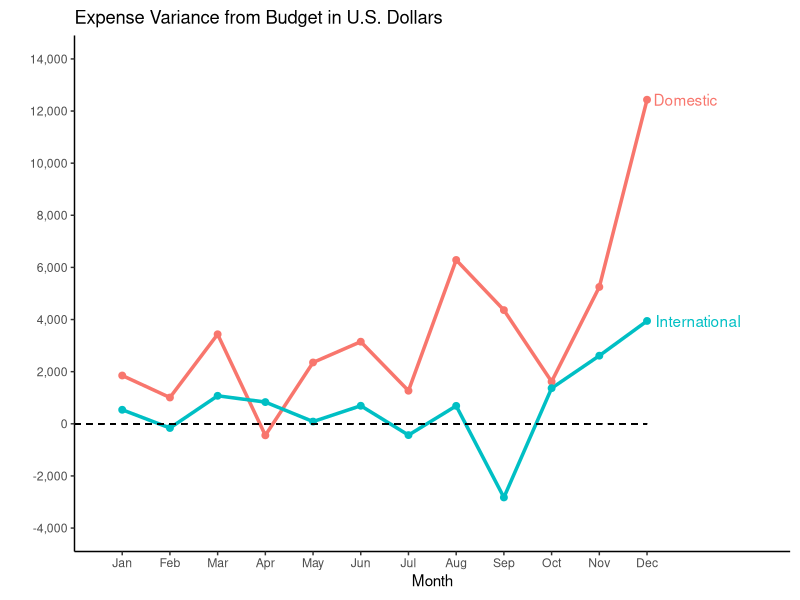
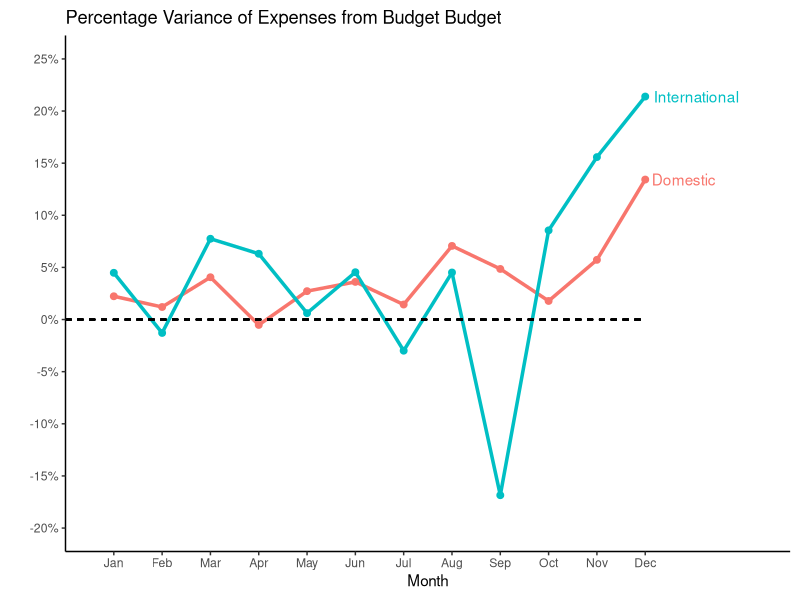

Here is the R script that generated these plots, in order:
## ---- chunk 1
knitr::opts_chunk$set(echo = TRUE)   # Changed global markdown options to echo = TRUE
library(tidyverse)
## ---- chunk 2
# Data wrangling
tax <- tribble(
  ~ Country,     ~ `1970`, ~ `1979`,
  "Sweden",          46.9,     57.4,
  "Netherlands",     44.0,     55.8,
  "Norway",          43.5,     52.2,
  "Britain",         40.7,     39.0,
  "France",          39.0,     43.4,
  "Germany",         37.5,     42.9,
  "Belgium",         35.2,     43.2,
  "Canada",          34.9,     35.8,
  "Finland",         34.9,     38.2,
  "Italy",           30.4,     35.7,
  "United States",   30.3,     32.5,
  "Greece",          26.8,     30.6,
  "Switzerland",     26.5,     33.2,
  "Spain",           22.5,     27.1,
  "Japan",           20.7,     26.6
)


# Graphing


## ---- chunk 3
# Data wrangling
volcano_tbl <- as_tibble(volcano)

colnames(volcano_tbl) <- 1:ncol(volcano) 
volcano_tbl$row <- 1:nrow(volcano_tbl)

# Graphing

## ---- chunk 4
# use the scales package
library(scales)

# Data wrangling
budget <- tribble(
  ~ Expenses,             ~ Jan, ~ Feb, ~ Mar, ~ Apr, ~ May, ~ Jun, ~ Jul, ~ Aug, ~ Sep, ~ Oct, ~ Nov, ~ Dec,
  "Domestic Actual",      84853, 84838, 88103, 85072, 88723, 90384, 89374, 95273, 94239, 92394, 96934, 105034,
  "Domestic Budget",      83000, 83830, 84668, 85515, 86370, 87234, 88106, 88987, 89877, 90776, 91684, 92600,
  "International Actual", 12538, 12438, 14934, 14033, 13945, 15938, 14086, 15934, 13945, 17338, 19384, 22394,
  "International Budget", 12000, 12600, 13860, 13200, 13860, 15246, 14520, 15246, 16771, 15972, 16771, 18448
)

months <- paste(names(budget)[2:13])             # make vector of months

df.budget.graph <- budget |> 
  pivot_longer(cols      = months,               # widen data to consolidate months
               names_to  = "Month", 
               values_to = "Budget") |> 
  separate(Expenses,                             # separate Expenses based on space
           into = c("Nationality", "Spending"),
           sep  = " ") |> 
  pivot_wider(names_from   = Spending,           # widen to position budget amounts
              values_from  = Budget) |> 
  mutate(Variance          = Actual - Budget,    # calculate needed values
         Percent_deviation = (Variance/Budget), # modified this so we could display the % sign easily in the graph
         Month             = factor(Month,       # factor month for easy graphing
                                    levels = months)) 

# Graphing
# Replication of Figure 9.8
ggplot(df.budget.graph, aes(x = Month, y = Variance, color = Nationality, group = Nationality)) +
  geom_line(size = 1.2) +
  geom_point(size = 2) +
  scale_y_continuous(breaks = seq(-4000, 14000, by = 2000),
  limits = c(-4000, 14000), # added the y range we wanted with addition of limits
  labels = comma # from the scales package
  ) +
  geom_text(
    data = subset(df.budget.graph, Month == "Dec"),
    aes(label = Nationality),
    hjust = -0.1,
    show.legend = FALSE
  ) +
  geom_segment(aes(x = 0, xend = 12, y = 0, yend = 0),
           inherit.aes = FALSE,
           linetype = "dashed",
           size = 0.5
  #geom_hline(
  #  yintercept = 0,  # the horizontal line at y = 0
  #  linetype = "dashed",  # dashed line style (optional)
  #  # color = "black",  # line color (optional)
  #  # size = 1  # line thickness (optional)
  ) +
  labs(
    title = "Expense Variance from Budget in U.S. Dollars",
    x = "Month",
    y = "",
    color = "Nationality"
  ) +
  theme_classic() +
  theme(legend.position = "none", 
        plot.margin = unit(c(0.25, 0.25, 0.25, 0.25), "cm")) +
  scale_x_discrete(expand = expansion(add = c(0.1, 3)))
  # Question for group: how might we add in space after December to display the labels?

# Replication of Figure 9.9
ggplot(df.budget.graph, aes(x = Month, y = Percent_deviation, color = Nationality, group = Nationality)) +
  geom_line(size = 1.2) +
  geom_point(size = 2) +
  # xlim(NA, Dec) - attempting to use xlim to add more white space to the x axis
  scale_y_continuous(
    breaks = seq(-0.20, 0.25, by = 0.05), # numeric breaks
    limits = c(-0.20, 0.25), # added the y range we wanted with addition of limits
    labels = scales::percent # numbers to percentages
  ) +
  geom_text(
    data = subset(df.budget.graph, Month == "Dec"),
    aes(label = Nationality),
    hjust = -0.1,
    show.legend = FALSE
  ) +
  geom_segment(aes(x = 0, xend = 12, y = 0, yend = 0),
             inherit.aes = FALSE,
             linetype = "dashed",
             size = 0.5
  #geom_hline(
  #  yintercept = 0,  # the horizontal line at y = 0
  #  linetype = "dashed",  # dashed line style (optional)
  #  # color = "black",  # line color (optional)
  #  # size = 1  # line thickness (optional)
  ) +
  labs(
    title = "Percentage Variance of Expenses from Budget Budget",
    x = "Month",
    y = "",
    color = "Nationality"
  ) +
  theme_classic() +
  theme(legend.position = "none", 
        plot.margin = unit(c(0.25, 0.25, 0.25, 0.25), "cm")) +
  scale_x_discrete(expand = expansion(add = c(0.1, 3)))
  # theme(plot.margin = unit(c(0, 5, 0, 0), "cm")) # added margins to view labels - this didn't work but we left it in
